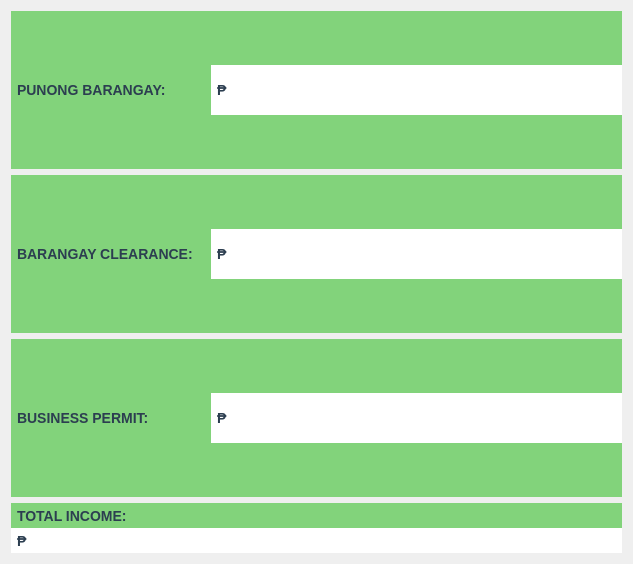
<?xml version="1.0" encoding="UTF-8"?>
<ui version="4.0">
 <class>Form</class>
 <widget class="QWidget" name="Form">
  <property name="geometry">
   <rect>
    <x>0</x>
    <y>0</y>
    <width>633</width>
    <height>564</height>
   </rect>
  </property>
  <property name="windowTitle">
   <string>Form</string>
  </property>
  <layout class="QVBoxLayout" name="verticalLayout">
   <item>
    <widget class="QWidget" name="widget" native="true">
     <property name="styleSheet">
      <string notr="true">QWidget {
    background-color: #82D37B;
    font-family: Segoe UI, sans-serif;
    font-size: 14px;
    color: #2C3E50;
}

/* Label styling */
QLabel {
    color: #2C3E50;
    font-weight: bold;
    padding: 2px;
}
</string>
     </property>
     <layout class="QHBoxLayout" name="horizontalLayout">
      <property name="spacing">
       <number>0</number>
      </property>
      <property name="leftMargin">
       <number>0</number>
      </property>
      <property name="topMargin">
       <number>0</number>
      </property>
      <property name="rightMargin">
       <number>0</number>
      </property>
      <property name="bottomMargin">
       <number>0</number>
      </property>
      <item>
       <widget class="QLabel" name="FIRSTCERTIFICATE">
        <property name="maximumSize">
         <size>
          <width>200</width>
          <height>16777215</height>
         </size>
        </property>
        <property name="text">
         <string>PUNONG BARANGAY:</string>
        </property>
       </widget>
      </item>
      <item>
       <widget class="QLabel" name="punong">
        <property name="maximumSize">
         <size>
          <width>16777215</width>
          <height>50</height>
         </size>
        </property>
        <property name="styleSheet">
         <string notr="true">background-color: white</string>
        </property>
        <property name="text">
         <string>₱</string>
        </property>
       </widget>
      </item>
     </layout>
    </widget>
   </item>
   <item>
    <widget class="QWidget" name="widget_2" native="true">
     <property name="styleSheet">
      <string notr="true">QWidget {
    background-color: #82D37B;
    font-family: Segoe UI, sans-serif;
    font-size: 14px;
    color: #2C3E50;
}

/* Label styling */
QLabel {
    color: #2C3E50;
    font-weight: bold;
    padding: 2px;
}
</string>
     </property>
     <layout class="QHBoxLayout" name="horizontalLayout_2">
      <property name="spacing">
       <number>0</number>
      </property>
      <property name="leftMargin">
       <number>0</number>
      </property>
      <property name="topMargin">
       <number>0</number>
      </property>
      <property name="rightMargin">
       <number>0</number>
      </property>
      <property name="bottomMargin">
       <number>0</number>
      </property>
      <item>
       <widget class="QLabel" name="label_2">
        <property name="maximumSize">
         <size>
          <width>200</width>
          <height>16777215</height>
         </size>
        </property>
        <property name="text">
         <string>BARANGAY CLEARANCE:</string>
        </property>
       </widget>
      </item>
      <item>
       <widget class="QLabel" name="clearance">
        <property name="maximumSize">
         <size>
          <width>16777215</width>
          <height>50</height>
         </size>
        </property>
        <property name="styleSheet">
         <string notr="true">background-color: white</string>
        </property>
        <property name="text">
         <string>₱</string>
        </property>
       </widget>
      </item>
     </layout>
    </widget>
   </item>
   <item>
    <widget class="QWidget" name="widget_4" native="true">
     <property name="styleSheet">
      <string notr="true">QWidget {
    background-color: #82D37B;
    font-family: Segoe UI, sans-serif;
    font-size: 14px;
    color: #2C3E50;
}

/* Label styling */
QLabel {
    color: #2C3E50;
    font-weight: bold;
    padding: 2px;
}
</string>
     </property>
     <layout class="QHBoxLayout" name="horizontalLayout_3">
      <property name="spacing">
       <number>0</number>
      </property>
      <property name="leftMargin">
       <number>0</number>
      </property>
      <property name="topMargin">
       <number>0</number>
      </property>
      <property name="rightMargin">
       <number>0</number>
      </property>
      <property name="bottomMargin">
       <number>0</number>
      </property>
      <item>
       <widget class="QLabel" name="label_3">
        <property name="maximumSize">
         <size>
          <width>200</width>
          <height>16777215</height>
         </size>
        </property>
        <property name="text">
         <string>BUSINESS PERMIT:</string>
        </property>
       </widget>
      </item>
      <item>
       <widget class="QLabel" name="permit">
        <property name="maximumSize">
         <size>
          <width>16777215</width>
          <height>50</height>
         </size>
        </property>
        <property name="styleSheet">
         <string notr="true">background-color: white</string>
        </property>
        <property name="text">
         <string>₱</string>
        </property>
       </widget>
      </item>
     </layout>
    </widget>
   </item>
   <item>
    <widget class="QWidget" name="widget_3" native="true">
     <property name="maximumSize">
      <size>
       <width>16777215</width>
       <height>50</height>
      </size>
     </property>
     <property name="styleSheet">
      <string notr="true">QWidget {
    background-color: #82D37B;
    font-family: Segoe UI, sans-serif;
    font-size: 14px;
    color: #2C3E50;
}

/* Label styling */
QLabel {
    color: #2C3E50;
    font-weight: bold;
    padding: 2px;
}
</string>
     </property>
     <layout class="QVBoxLayout" name="verticalLayout_2">
      <property name="spacing">
       <number>0</number>
      </property>
      <property name="leftMargin">
       <number>0</number>
      </property>
      <property name="topMargin">
       <number>0</number>
      </property>
      <property name="rightMargin">
       <number>0</number>
      </property>
      <property name="bottomMargin">
       <number>0</number>
      </property>
      <item>
       <widget class="QLabel" name="label_4">
        <property name="maximumSize">
         <size>
          <width>200</width>
          <height>16777215</height>
         </size>
        </property>
        <property name="text">
         <string>TOTAL INCOME:</string>
        </property>
       </widget>
      </item>
      <item>
       <widget class="QLabel" name="total">
        <property name="maximumSize">
         <size>
          <width>16777215</width>
          <height>50</height>
         </size>
        </property>
        <property name="styleSheet">
         <string notr="true">background-color: white</string>
        </property>
        <property name="text">
         <string>₱</string>
        </property>
       </widget>
      </item>
     </layout>
    </widget>
   </item>
  </layout>
 </widget>
 <resources/>
 <connections/>
</ui>
